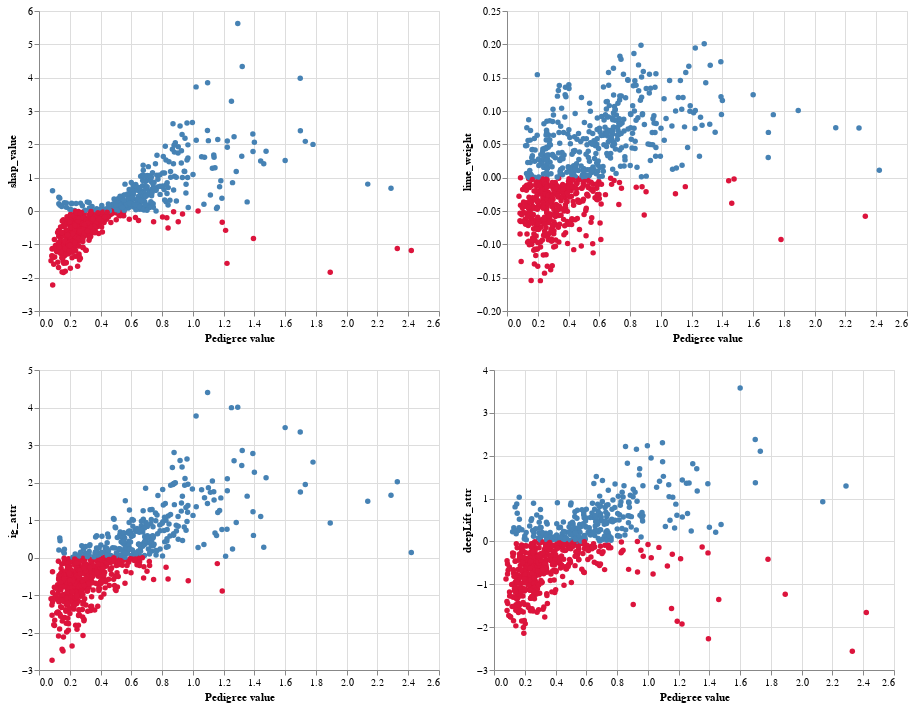

Here is the notebook cell this chart was saved with:
### Code cell
View_scatter_feature(feature_index=4)

### Figure 1 — Vega-Lite specification as saved in the notebook (floating-point values rounded to 4 significant figures; data arrays with more than 128 entries replaced by an {"elided": "..."} marker saying what was removed)
{"config": {"view": {"continuousWidth": 400, "continuousHeight": 300}}, "vconcat": [{"hconcat": [{"mark": "circle", "encoding": {"color": {"field": "shap_is_positive", "legend": null, "scale": {"range": ["crimson", "steelblue"]}, "type": "nominal"}, "opacity": {"condition": {"value": 1.0, "selection": "selector001"}, "value": 0.2}, "x": {"field": "feature_value", "title": "Pedigree value", "type": "quantitative"}, "y": {"field": "shap_value", "type": "quantitative"}}, "resolve": {"scale": {"x": "independent", "y": "independent"}}, "selection": {"selector001": {"type": "interval"}}}, {"mark": "circle", "encoding": {"color": {"field": "lime_is_positive", "legend": null, "scale": {"range": ["crimson", "steelblue"]}, "type": "nominal"}, "opacity": {"condition": {"value": 1.0, "selection": "selector001"}, "value": 0.2}, "x": {"field": "feature_value", "title": "Pedigree value", "type": "quantitative"}, "y": {"field": "lime_weight", "type": "quantitative"}}, "resolve": {"scale": {"x": "independent", "y": "independent"}}, "selection": {"selector001": {"type": "interval"}}}]}, {"hconcat": [{"mark": "circle", "encoding": {"color": {"field": "ig_is_positive", "legend": null, "scale": {"range": ["crimson", "steelblue"]}, "type": "nominal"}, "opacity": {"condition": {"value": 1.0, "selection": "selector001"}, "value": 0.2}, "x": {"field": "feature_value", "title": "Pedigree value", "type": "quantitative"}, "y": {"field": "ig_attr", "type": "quantitative"}}, "resolve": {"scale": {"x": "independent", "y": "independent"}}, "selection": {"selector001": {"type": "interval"}}}, {"mark": "circle", "encoding": {"color": {"field": "deepLift_is_positive", "legend": null, "scale": {"range": ["crimson", "steelblue"]}, "type": "nominal"}, "opacity": {"condition": {"value": 1.0, "selection": "selector001"}, "value": 0.2}, "x": {"field": "feature_value", "title": "Pedigree value", "type": "quantitative"}, "y": {"field": "deepLift_attr", "type": "quantitative"}}, "resolve": {"scale": {"x": "independent", "y": "independent"}}, "selection": {"selector001": {"type": "interval"}}}]}], "data": {"name": "data-d5e0c65c8f318eeb5db704b3021543b9"}, "$schema": "https://vega.github.io/schema/vega-lite/v4.17.0.json", "datasets": {"data-d5e0c65c8f318eeb5db704b3021543b9": {"elided": "768 records"}}}
